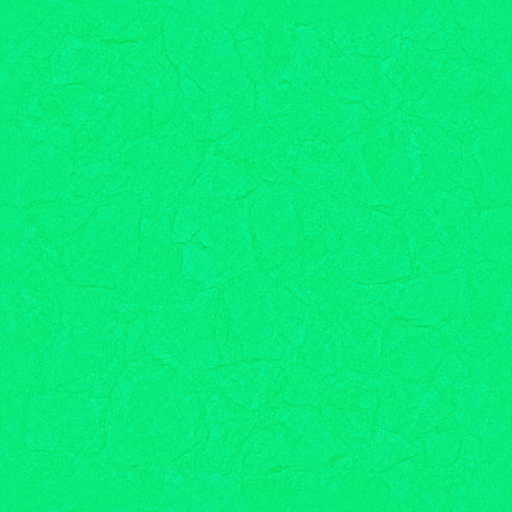
#> input picture Assets/Art/PBR/aether_mask.png, 512 x 512 px
$ python -i preview_boss_sculpts.py   (imports and definitions only)
#> lines starting #> are read from the running program, lines starting #| are printed output that depends on the picture
"""Honest software preview of the EXACT shared boss/drone sculpt JSON (Tools/export_boss_sculpts.cs).
Not Unity/gameplay: geometry, albedo layers, tints, UV scale and emission come from the model data.
Lighting is approximate studio lighting; this is not a Unity URP/shadow/bloom validation.
Usage: python3 Tools/preview_boss_sculpts.py <json_dir> <out_dir> [name filters...]
"""
from pathlib import Path
import json, sys, math
import numpy as np
from PIL import Image, ImageFilter, ImageDraw

R = Path(__file__).resolve().parents[1]
SRC = Path(sys.argv[1]) if len(sys.argv) > 1 else R / 'BossSculptJson'
OUT = Path(sys.argv[2]) if len(sys.argv) > 2 else R / 'ArtSource/BossModels/SculptPreviews'
# [1 line not run here, left out]
ONLY = sys.argv[3:]

C = np.array([[[1,0,0],[1,1,0],[1,1,1],[1,0,1]],[[0,0,1],[0,1,1],[0,1,0],[0,0,0]],[[0,1,1],[1,1,1],[1,1,0],[0,1,0]],[[0,0,0],[1,0,0],[1,0,1],[0,0,1]],[[1,0,1],[1,1,1],[0,1,1],[0,0,1]],[[0,0,0],[0,1,0],[1,1,0],[1,0,0]]], float)
N = np.array([[1,0,0],[-1,0,0],[0,1,0],[0,-1,0],[0,0,1],[0,0,-1]], int)

_texcache = {}
def albedo(name):
    if name in _texcache: return _texcache[name]
    hits = [f for f in (R/'Assets/Art/PBR').glob(name+'_albedo.*') if f.suffix != '.meta']
    if not hits:
        _texcache[name] = np.full((4,4,3), .5)
        return _texcache[name]
    img = Image.open(hits[0]).convert('RGB').resize((256,256))
    t = (np.asarray(img, float)/255)**2.2
    _texcache[name] = t
    return t

def render(data, W=760, H=940, yaw=0.62, pitch=0.16):
    unit = data['unit']; pal = data['palette']
    cells = {}
    for part in data['parts']:
        c = part['cells']
        for i in range(0, len(c), 4):
            cells[(c[i], c[i+1], c[i+2])] = c[i+3]
    bb = np.array(data['bbox']); mn, bbmx = bb[:3], bb[3:]
    center = (mn+bbmx)/2; radius = float(np.linalg.norm(bbmx-mn))/2
    cp, sp = math.cos(pitch), math.sin(pitch)
    eye = center + np.array([math.sin(yaw)*cp, sp, math.cos(yaw)*cp]) * radius*3.1
    view = eye-center; view /= np.linalg.norm(view)
    right = np.cross([0.,1,0], view); right /= np.linalg.norm(right)
    up = np.cross(view, right)
    light = np.array([-.5,.8,.62]); light /= np.linalg.norm(light)
    light2 = np.array([.7,.25,-.4]); light2 /= np.linalg.norm(light2)
    scale = min(W,H)*.82/(radius*2)
    rgb = np.zeros((H,W,3)); depth = np.full((H,W), np.inf)
    glow = np.zeros((H,W,3))
    yy, xx = np.mgrid[:H,:W]
    g = np.clip(1-(((xx-W*.5)/(W*.9))**2+((yy-H*.35)/(H*.95))**2)*.5, .18, 1)
    rgb += np.array([.055,.065,.08])*g[:,:,None]
    faces = 0
    for k, mat in cells.items():
        p = pal[mat]; tex = albedo(p['layer']); tint = np.array(p['tint'])**2.2
        emis = p['emission']
        for face in range(6):
            n = N[face]
            if tuple(np.array(k)+n) in cells or n@view <= 0: continue
            faces += 1
            verts = (np.array(k)+C[face])*unit
            q = verts-eye
            screen = np.column_stack([W*.5+q@right*scale, H*.5-q@up*scale, q@view])
            if face < 2: uv = verts[:,[2,1]]*.8
            elif face < 4: uv = verts[:,[0,2]]*.8
            else: uv = verts[:,[0,1]]*.8
            occ = 0
            for jump in (2,4,7):
                if tuple(np.array(k)+n*jump) in cells: occ += 1
            lam = max(0., float(n@light))
            lam2 = max(0., float(n@light2))
            lightness = .30 + lam*.95 + lam2*.28
            lightness *= 1-.12*occ
            for ids in ([0,1,2],[0,2,3]):
                pts = screen[ids]; tuv = uv[ids]; a,b,c = pts
                x0=max(0,int(np.floor(pts[:,0].min()))); x1=min(W-1,int(np.ceil(pts[:,0].max())))
                y0=max(0,int(np.floor(pts[:,1].min()))); y1=min(H-1,int(np.ceil(pts[:,1].max())))
                if x1<x0 or y1<y0: continue
                gy,gx = np.mgrid[y0:y1+1,x0:x1+1]; gx=gx+.5; gy=gy+.5
                den=(b[1]-c[1])*(a[0]-c[0])+(c[0]-b[0])*(a[1]-c[1])
                if abs(den)<1e-9: continue
                w1=((b[1]-c[1])*(gx-c[0])+(c[0]-b[0])*(gy-c[1]))/den
                w2=((c[1]-a[1])*(gx-c[0])+(a[0]-c[0])*(gy-c[1]))/den
                w0=1-w1-w2
                inside=(w0>=-.001)&(w1>=-.001)&(w2>=-.001)
                if not inside.any(): continue
                z=w0*a[2]+w1*b[2]+w2*c[2]
                sub=depth[y0:y1+1,x0:x1+1]
                mask=inside&(z<sub)
                if not mask.any(): continue
                sub[mask]=z[mask]
                hgt, wid = y1-y0+1, x1-x0+1
                u = w0[:,:,None]*tuv[0][None,None,:] + w1[:,:,None]*tuv[1][None,None,:] + w2[:,:,None]*tuv[2][None,None,:]
                ti = np.clip((u%1)*255,0,255).astype(int)
                col = tex[ti[:,:,1],ti[:,:,0]]*tint
                lit = col*lightness
                if emis>0: lit = lit + col*emis*1.4
                out=rgb[y0:y1+1,x0:x1+1]
                out[mask]=lit[mask]
                if emis>0: glow[y0:y1+1,x0:x1+1][mask]=col[mask]*emis
    gb=Image.fromarray(np.clip(glow*255,0,255).astype(np.uint8)).filter(ImageFilter.GaussianBlur(9))
    rgb+=np.asarray(gb,float)/255*.85
    rgb=np.clip(rgb,0,1)**(1/2.2)
    return Image.fromarray((rgb*255).astype(np.uint8)), faces

def main():
    files = sorted(SRC.glob('*.json'))
    if ONLY: files=[f for f in files if any(o in f.name for o in ONLY)]
    sheet=[]
    for f in files:
        data=json.loads(f.read_text())
        img,faces=render(data)
        out=OUT/(f.stem+'.png')
        img.save(out)
        sheet.append((f.stem,img))
        print(f.stem, faces, 'faces ->', out)
    cols=5
    tw,th=300,372
    rows=(len(sheet)+cols-1)//cols
    canvas=Image.new('RGB',(cols*tw,rows*th),(12,14,18))
    d=ImageDraw.Draw(canvas)
    for i,(name,img) in enumerate(sheet):
        x=(i%cols)*tw; y=(i//cols)*th
        canvas.paste(img.resize((tw,th-16)),(x,y))
        d.text((x+6,y+th-14),name.replace('boss-','').replace('drone-','drone ').replace('mob-','mob '),fill=(210,215,225))
    canvas.save(OUT/'contact-sheet.png')
    print('contact sheet ->', OUT/'contact-sheet.png')

# [1 line not run here, left out]

>>> import cv2
>>> picture = cv2.imread('../Assets/Art/PBR/aether_mask.png', cv2.IMREAD_GRAYSCALE)
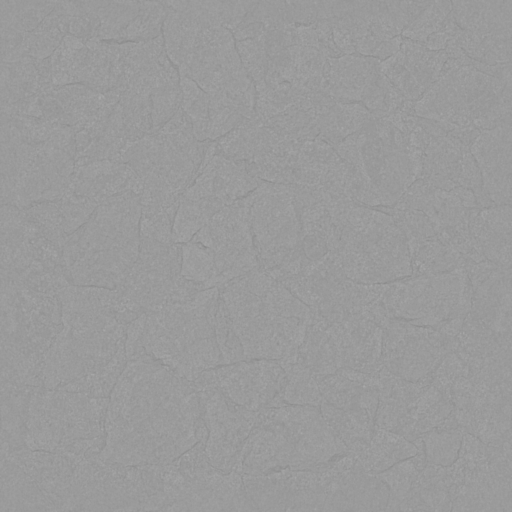
#> picture: shape (512, 512); min 136, max 169, mean 154.3
>>> result = render(picture)
#> (the run stopped early here; a loop or call above may not have finished)

$ run again, on Assets/Art/PBR/ash-hound-hide_mask.png
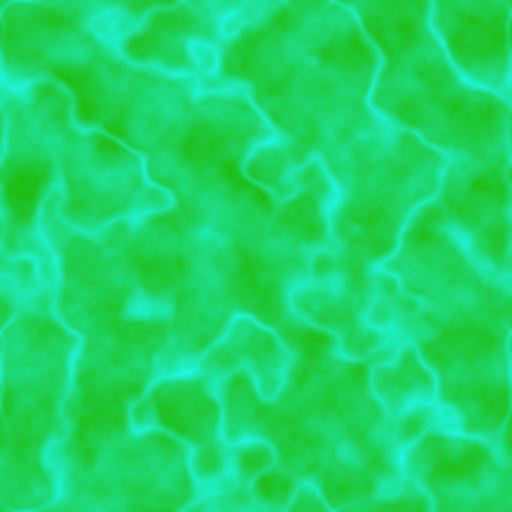
#> input picture Assets/Art/PBR/ash-hound-hide_mask.png, 512 x 512 px
#> `picture = cv2.imread('../Assets/Art/PBR/aether_mask.png', cv2.IMREAD_G..`:
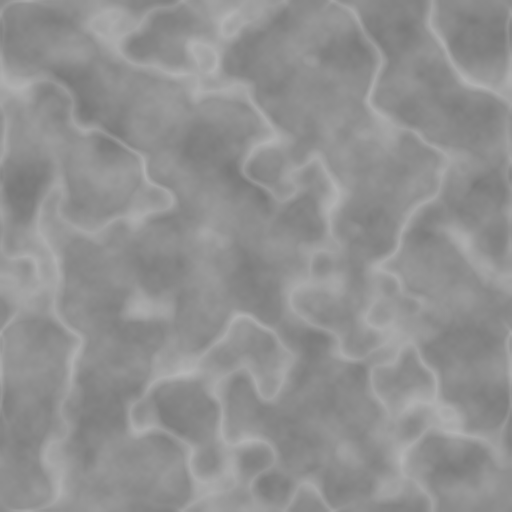
#> picture: shape (512, 512); min 121, max 180, mean 145
